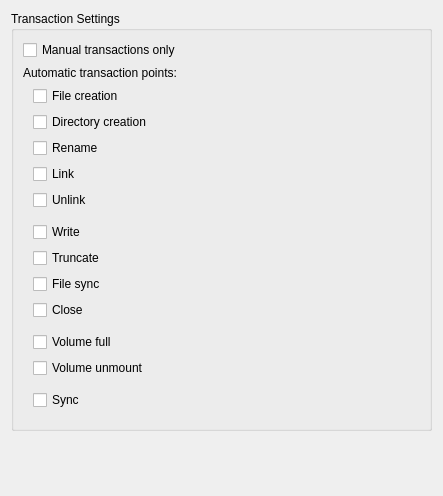
          <widget class="QWidget" name="scrollAreaWidgetContents_5">
           <property name="geometry">
            <rect>
             <x>0</x>
             <y>0</y>
             <width>443</width>
             <height>496</height>
            </rect>
           </property>
           <layout class="QVBoxLayout" name="verticalLayout_29">
            <item>
             <widget class="QGroupBox" name="gbTransactionPts">
              <property name="toolTip">
               <string>&lt;html&gt;&lt;head/&gt;&lt;body&gt;&lt;p&gt;&lt;span style=&quot; font-weight:600;&quot;&gt;What it means:&lt;/span&gt; These settings determine which events automatically trigger a transaction point by default; these transaction settings can be changed at run-time by the application. For an explanation of transaction points and automatic transaction points, see the Product Introduction in the Reliance Edge Developer's Guide.&lt;/p&gt;&lt;p&gt;&lt;span style=&quot; font-weight:600;&quot;&gt;Guidance:&lt;/span&gt; If you are unsure, the default automatic transaction events will work fine for most use cases. If your application causes too many transaction points (for example, if it is constantly opening and closing files, and the close automatic transaction point is enabled) then consider turning off the offending event. While there are times where it is useful to disable all transaction points (such as the system update use case), normally this is done at run-time when needed, rather than disabling all automatic transaction points all of the time.&lt;/p&gt;&lt;p&gt;A few notes on specific automatic transaction events:&lt;/p&gt;&lt;p&gt;• Write automatic transactions should usually be disabled. Committing a transaction point every time a file is written to is detrimental to performance and storage media lifetime.&lt;/p&gt;&lt;p&gt;• Volume full automatic transactions should usually be enabled. Reliance Edge can often avoid returning a disk full error by automatically transacting when free space is low; if these automatic transactions are disabled, disk full errors will be returned even when transacting would have freed enough space to have allowed the operation to succeed.&lt;/p&gt;&lt;p&gt;• Volume unmount automatic transactions should usually be enabled. If you unmount without transacting, any changes that have not been transacted are discarded. While this is occasionally a useful feature (it allows the file system to revert to the last committed state), usually a user does not want unmount to change the contents of the file system.&lt;/p&gt;&lt;/body&gt;&lt;/html&gt;</string>
              </property>
              <property name="title">
               <string>Transaction Settings</string>
              </property>
              <layout class="QVBoxLayout" name="verticalLayout_30">
               <item>
                <layout class="QHBoxLayout" name="hlayTransactManual">
                 <item>
                  <widget class="QCheckBox" name="cbTransactManual">
                   <property name="text">
                    <string>Manual transactions only</string>
                   </property>
                  </widget>
                 </item>
                 <item>
                  <widget class="WarningBtn" name="wbtnTransactManual" native="true">
                   <property name="sizePolicy">
                    <sizepolicy hsizetype="Fixed" vsizetype="Ignored">
                     <horstretch>0</horstretch>
                     <verstretch>0</verstretch>
                    </sizepolicy>
                   </property>
                   <property name="minimumSize">
                    <size>
                     <width>18</width>
                     <height>0</height>
                    </size>
                   </property>
                   <property name="maximumSize">
                    <size>
                     <width>18</width>
                     <height>16777215</height>
                    </size>
                   </property>
                  </widget>
                 </item>
                </layout>
               </item>
               <item>
                <widget class="QLabel" name="label_43">
                 <property name="text">
                  <string>Automatic transaction points:</string>
                 </property>
                </widget>
               </item>
               <item>
                <widget class="QFrame" name="frameAutomaticTransactions">
                 <layout class="QVBoxLayout" name="vlayTransactionPtsAuto">
                  <property name="leftMargin">
                   <number>10</number>
                  </property>
                  <property name="topMargin">
                   <number>0</number>
                  </property>
                  <item>
                   <widget class="QCheckBox" name="cbTransactFileCreate">
                    <property name="text">
                     <string>File creation</string>
                    </property>
                   </widget>
                  </item>
                  <item>
                   <widget class="QCheckBox" name="cbTransactDirCreate">
                    <property name="text">
                     <string>Directory creation</string>
                    </property>
                   </widget>
                  </item>
                  <item>
                   <widget class="QCheckBox" name="cbTransactRename">
                    <property name="text">
                     <string>Rename</string>
                    </property>
                   </widget>
                  </item>
                  <item>
                   <widget class="QCheckBox" name="cbTransactLink">
                    <property name="text">
                     <string>Link</string>
                    </property>
                   </widget>
                  </item>
                  <item>
                   <widget class="QCheckBox" name="cbTransactUnlink">
                    <property name="text">
                     <string>Unlink</string>
                    </property>
                   </widget>
                  </item>
                  <item>
                   <spacer name="verticalSpacer_9">
                    <property name="orientation">
                     <enum>Qt::Vertical</enum>
                    </property>
                    <property name="sizeType">
                     <enum>QSizePolicy::Fixed</enum>
                    </property>
                    <property name="sizeHint" stdset="0">
                     <size>
                      <width>20</width>
                      <height>6</height>
                     </size>
                    </property>
                   </spacer>
                  </item>
                  <item>
                   <widget class="QCheckBox" name="cbTransactWrite">
                    <property name="text">
                     <string>Write</string>
                    </property>
                   </widget>
                  </item>
                  <item>
                   <widget class="QCheckBox" name="cbTransactTruncate">
                    <property name="text">
                     <string>Truncate</string>
                    </property>
                   </widget>
                  </item>
                  <item>
                   <widget class="QCheckBox" name="cbTransactFSync">
                    <property name="text">
                     <string>File sync</string>
                    </property>
                   </widget>
                  </item>
                  <item>
                   <widget class="QCheckBox" name="cbTransactClose">
                    <property name="text">
                     <string>Close</string>
                    </property>
                   </widget>
                  </item>
                  <item>
                   <spacer name="verticalSpacer_7">
                    <property name="orientation">
                     <enum>Qt::Vertical</enum>
                    </property>
                    <property name="sizeType">
                     <enum>QSizePolicy::Fixed</enum>
                    </property>
                    <property name="sizeHint" stdset="0">
                     <size>
                      <width>20</width>
                      <height>6</height>
                     </size>
                    </property>
                   </spacer>
                  </item>
                  <item>
                   <layout class="QHBoxLayout" name="hlayTransactVolFull">
                    <item>
                     <widget class="QCheckBox" name="cbTransactVolFull">
                      <property name="text">
                       <string>Volume full</string>
                      </property>
                     </widget>
                    </item>
                    <item>
                     <widget class="WarningBtn" name="wbtnTransactVolFull" native="true">
                      <property name="sizePolicy">
                       <sizepolicy hsizetype="Fixed" vsizetype="Ignored">
                        <horstretch>0</horstretch>
                        <verstretch>0</verstretch>
                       </sizepolicy>
                      </property>
                      <property name="minimumSize">
                       <size>
                        <width>18</width>
                        <height>0</height>
                       </size>
                      </property>
                      <property name="maximumSize">
                       <size>
                        <width>18</width>
                        <height>16777215</height>
                       </size>
                      </property>
                     </widget>
                    </item>
                   </layout>
                  </item>
                  <item>
                   <widget class="QCheckBox" name="cbTransactVolUnmount">
                    <property name="text">
                     <string>Volume unmount</string>
                    </property>
                   </widget>
                  </item>
                  <item>
                   <spacer name="verticalSpacer_10">
                    <property name="orientation">
                     <enum>Qt::Vertical</enum>
                    </property>
                    <property name="sizeType">
                     <enum>QSizePolicy::Fixed</enum>
                    </property>
                    <property name="sizeHint" stdset="0">
                     <size>
                      <width>20</width>
                      <height>6</height>
                     </size>
                    </property>
                   </spacer>
                  </item>
                  <item>
                   <widget class="QCheckBox" name="cbTransactSync">
                    <property name="text">
                     <string>Sync</string>
                    </property>
                   </widget>
                  </item>
                 </layout>
                </widget>
               </item>
              </layout>
             </widget>
            </item>
            <item>
             <spacer name="verticalSpacer_6">
              <property name="orientation">
               <enum>Qt::Vertical</enum>
              </property>
              <property name="sizeHint" stdset="0">
               <size>
                <width>20</width>
                <height>40</height>
               </size>
              </property>
             </spacer>
            </item>
           </layout>
          </widget>
